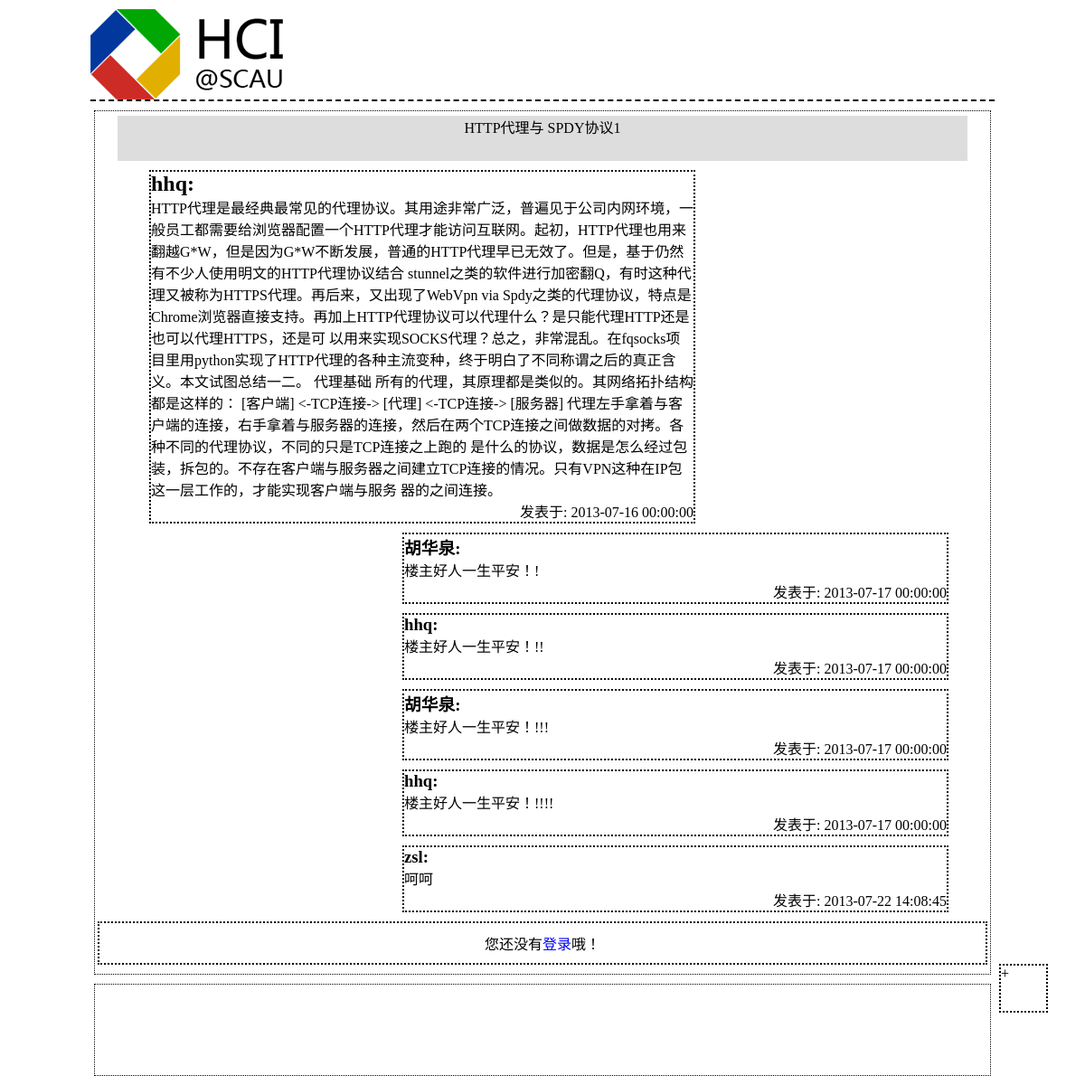
The app's page /Controller/onePostCon.php?postId=7, older data.
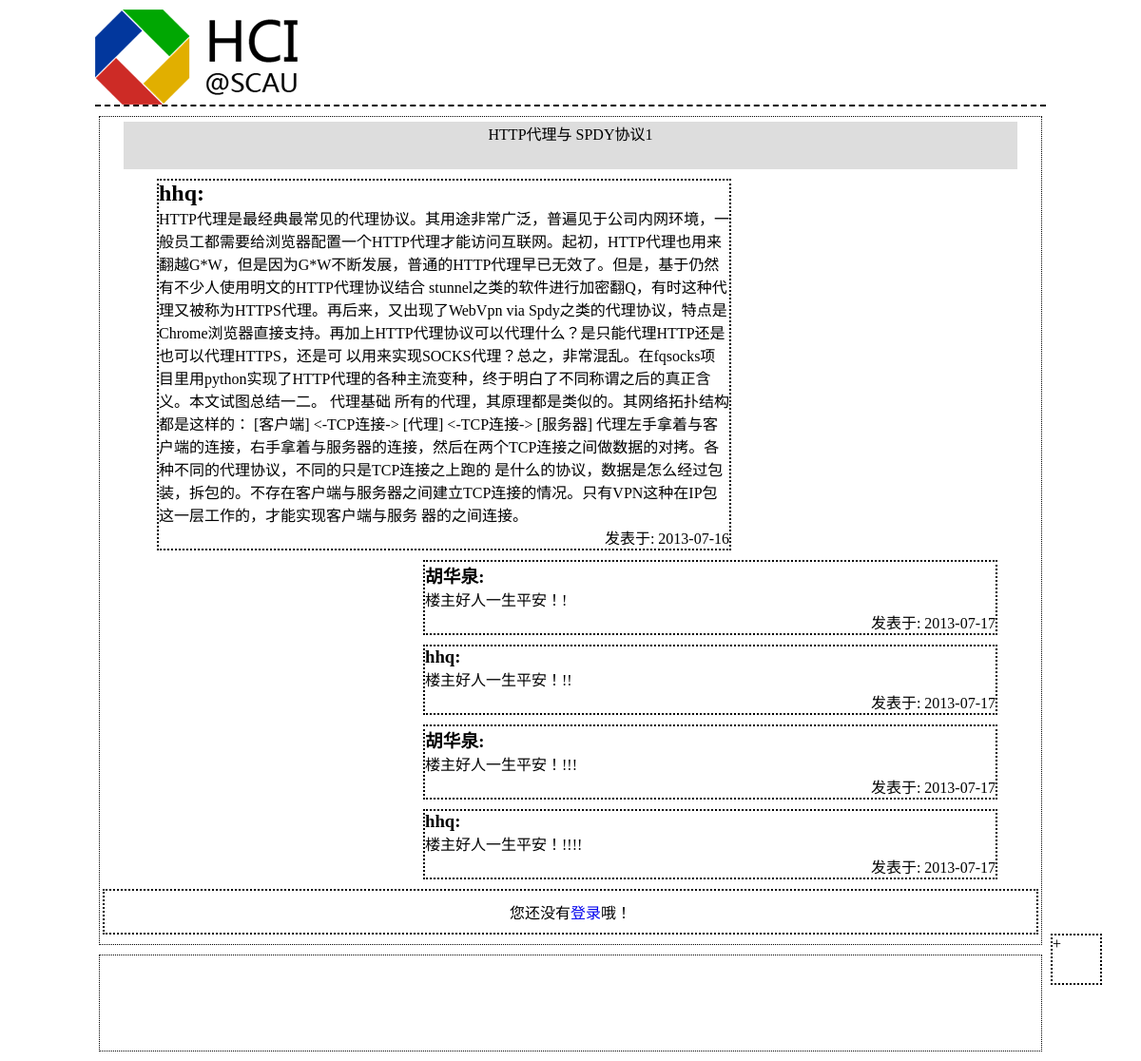
The same page, newer data.
### tables this page shows
CREATE TABLE IF NOT EXISTS `post` (
  `id` int(6) NOT NULL AUTO_INCREMENT,
  `title` varchar(50) NOT NULL,
  `content` longtext NOT NULL,
  `type` int(1) NOT NULL,
  `point` int(5) NOT NULL DEFAULT '0',
  `deleted` int(1) NOT NULL,
  `post_date` date NOT NULL,
  `state` int(1) NOT NULL,
  `authority` int(11) NOT NULL,
  `board_id` int(11) NOT NULL,
  `user_id` int(11) NOT NULL,
  PRIMARY KEY (`id`),
  KEY `board_id` (`board_id`),
  KEY `user_id` (`user_id`)
);

CREATE TABLE IF NOT EXISTS `user` (
  `id` int(11) NOT NULL AUTO_INCREMENT,
  `account` varchar(20) NOT NULL,
  `score` int(10) NOT NULL,
  `level` int(3) NOT NULL,
  `authority` int(11) NOT NULL,
  `password` varchar(255) NOT NULL,
  PRIMARY KEY (`id`)
);

### Controller/onePostCon.php (called while the page is built, shortened)
<?php
	require_once(ROOT . DS . "View" . DS. "postHeader.php");
	$postId = $_GET['postId'];
	$sql = "SELECT * FROM `post` WHERE id='$postId'";
	$query = mysql_query($sql);
	while($post_rows = mysql_fetch_array($query)) {
		$user = mysql_fetch_array(mysql_query("SELECT account FROM `user` WHERE id='$post_rows[user_id]'"));
		$post_user = $user[0];
		$post_title = $post_rows['title'];
		$post_content = $post_rows['content'];
		$post_date = $post_rows['post_date'];
	}
	$comment_sql = "SELECT * FROM `comment` WHERE post_id='$postId'";
	$comment_query = mysql_query($comment_sql);
	$commentContent = array();
	$commentUser = array();
	$commentDate = array();
	while($comment_rows = mysql_fetch_array($comment_query)) {
		array_push($commentContent, $comment_rows['content']);
		$comment_user = mysql_fetch_array(mysql_query("SELECT account FROM `user` WHERE id='$comment_rows[user_id]'"));
		array_push($commentUser, $comment_user[0]);
		array_push($commentDate, $comment_rows['comment_date']);
	}
	include_once(ROOT . DS . "View" . DS . "onePostView.php");
?>

### View/onePostView.php (the view)
			<div id="postTitle"><?php echo $post_title;?></div>
			<div id="msg">
			<h2><?php echo $post_user;?>:</h2>
			<p><?php echo $post_content;?></p>
			<p class="time">发表于:&nbsp;<?php echo $post_date;?></p>
			</div>
<?php
	foreach ($commentUser as $key => $commentuser) {
?>
			<div class="comment">
				<h3><?php echo $commentuser;?>:</h3>
				<p><?php echo $commentContent[$key];?></p>
				<p class="time">发表于:&nbsp;<?php echo $commentDate[$key];?></p>
			</div>
<?php
	}
?>

### View/postHeader.php (shortened to what this page needs)
<!DOCTYPE html PUBLIC "-//W3C//DTD XHTML 1.0 Transitional//EN" "http://www.w3.org/TR/xhtml1/DTD/xhtml1-transitional.dtd">
<html xmlns="http://www.w3.org/1999/xhtml" xml:lang="en">
<head>
	<link rel="stylesheet" href="../stylesheets/post.css" />
</head>
<body>
	<div id="body">
		<div id="header">
			<a href="/HCI-forum"><img src="/HCI-forum/images/logo.png" alt="logo" /></a>
		</div>
		<div id="main">

### stylesheets/post.css (style rules this page uses)
* { margin: 0; padding: 0; list-style: none; outline: none; text-decoration: none; }
#body { width: 1000px; margin: 10px auto; }
#header { width: 100%; height: 100px; margin: 0 auto; border-bottom: 2px dashed; }
#main { width: 99%; margin: 10px auto; border: 1px dotted #000; }
#postTitle { width: 95%; height: 50px; margin: 5px auto; text-align: center; background: #ddd; }
#msg { width: 600px; margin: 10px 0px 10px 60px; border: 2px dotted #000; word-wrap:break-word; overflow:hidden; }
.comment { width: 600px; margin: 10px 0px 10px 340px; border: 2px dotted #000; }
#send-comment { width: 99%; margin: 10px auto; padding: 10px 0; border: 2px dotted #000; text-align: center; }
#control-panel { width: 50px; height: 50px; position: fixed; bottom: 80px; margin-left: 1000px; border: 2px dotted #000; }
.time { text-align: right; }
#footer { width: 99%; height: 100px; margin: 10px auto; border: 1px dotted #000; }

Row changes from the older to the newer data that the page shows:
changed post "HTTP代理与 SPDY协议1": post_date "2013-07-16 00:00:00" → "2013-07-16"
Text that changed along with them:
new list line: "胡华泉 : 楼主好人一生平安！! 发表于: 2013-07-17"
new list line: "hhq : 楼主好人一生平安！!! 发表于: 2013-07-17"
new list line: "胡华泉 : 楼主好人一生平安！!!! 发表于: 2013-07-17"
new list line: "hhq : 楼主好人一生平安！!!!! 发表于: 2013-07-17"
list line gone: "胡华泉 : 楼主好人一生平安！! 发表于: 2013-07-17 00:00:00"
list line gone: "hhq : 楼主好人一生平安！!! 发表于: 2013-07-17 00:00:00"
list line gone: "胡华泉 : 楼主好人一生平安！!!! 发表于: 2013-07-17 00:00:00"
list line gone: "hhq : 楼主好人一生平安！!!!! 发表于: 2013-07-17 00:00:00"
list line gone: "zsl : 呵呵 发表于: 2013-07-22 14:08:45"
